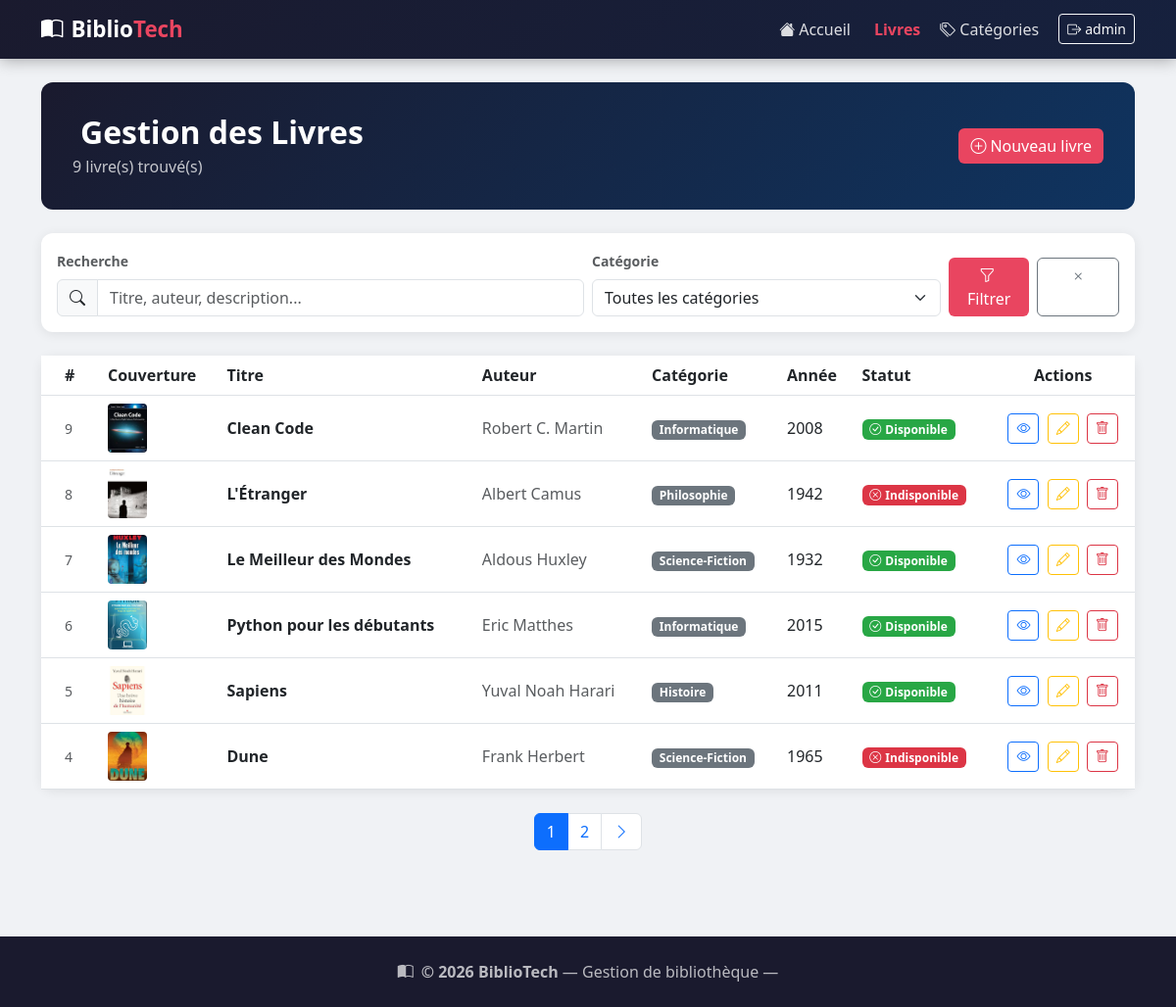
/livres/ (signed in), run on the app's committed database.
### livres/models.py (models this page shows, shortened)
class Livre(models.Model):
    titre = models.CharField(max_length=200, verbose_name="Titre")
    auteur = models.CharField(max_length=150, verbose_name="Auteur")
    categorie = models.ForeignKey(
        Categorie,
        on_delete=models.SET_NULL,
        null=True,
        blank=True,
        related_name='livres',
        verbose_name="Catégorie"
    )
    annee_publication = models.PositiveIntegerField(verbose_name="Année de publication")
    description = models.TextField(blank=True, verbose_name="Description")
    couverture = models.ImageField(
        upload_to='couvertures/',
        null=True,
        blank=True,
        verbose_name="Image de couverture"
    )
    disponible = models.BooleanField(default=True, verbose_name="Disponible")
    date_ajout = models.DateTimeField(auto_now_add=True)
    class Meta:
        verbose_name = "Livre"
        ordering = ['-date_ajout']

class Categorie(models.Model):
    nom = models.CharField(max_length=100, verbose_name="Nom de la catégorie")
    class Meta:
        verbose_name = "Catégorie"
        ordering = ['nom']

### livres/views.py (the view)
# urls.py: path('livres/', views.liste_livres, name='liste_livres'),
@login_required
def liste_livres(request):
    query = request.GET.get('q', '')
    categorie_id = request.GET.get('categorie', '')
    livres = Livre.objects.select_related('categorie').all()
    if query:
        livres = livres.filter(
            Q(titre__icontains=query) |
            Q(auteur__icontains=query) |
            Q(description__icontains=query)
        )
    if categorie_id:
        livres = livres.filter(categorie_id=categorie_id)
    paginator = Paginator(livres, 6)
    page_number = request.GET.get('page')
    page_obj = paginator.get_page(page_number)
    categories = Categorie.objects.all()
    context = {
        'page_obj': page_obj,
        'query': query,
        'categories': categories,
        'categorie_id': categorie_id,
    }
    return render(request, 'livres/liste_livres.html', context)

### livres/templates/livres/liste_livres.html (shortened to what this page needs)
{% extends 'livres/base.html' %}
{% block content %}
<div class="page-header d-flex justify-content-between align-items-center flex-wrap gap-2">
    <div>
        <h2 class="mb-1 fw-bold">Gestion des Livres</h2>
        <p class="mb-0 opacity-75">{{ page_obj.paginator.count }} livre(s) trouvé(s)</p>
    </div>
    <a href="{% url 'ajouter_livre' %}" class="btn btn-accent">
        <i class="bi bi-plus-circle me-1"></i>Nouveau livre
    </a>
</div>
<div class="card mb-4 p-3">
    <form method="GET" class="row g-2 align-items-end">
        <div class="col-md-6">
            <label class="form-label small fw-semibold text-muted">Recherche</label>
            <div class="input-group">
                <span class="input-group-text"><i class="bi bi-search"></i></span>
                <input type="text" name="q" class="form-control" placeholder="Titre, auteur, description..." value="{{ query }}">
            </div>
        </div>
        <div class="col-md-4">
            <label class="form-label small fw-semibold text-muted">Catégorie</label>
            <select name="categorie" class="form-select">
                <option value="">Toutes les catégories</option>
            </select>
        </div>
        <div class="col-md-2 d-flex gap-2">
            <button type="submit" class="btn btn-accent w-100"><i class="bi bi-funnel me-1"></i>Filtrer</button>
            <a href="{% url 'liste_livres' %}" class="btn btn-outline-secondary w-100"><i class="bi bi-x"></i></a>
        </div>
    </form>
</div>
{% if page_obj %}
<div class="card">
    <div class="table-responsive">
        <table class="table table-hover align-middle mb-0">
            <thead style="background: #1a1a2e; color: white;">
                <tr>
                    <th class="ps-4" style="width: 60px;">#</th>
                    <th>Couverture</th>
                    <th>Titre</th>
                    <th>Auteur</th>
                    <th>Catégorie</th>
                    <th>Année</th>
                    <th>Statut</th>
                    <th class="text-center">Actions</th>
                </tr>
            </thead>
            <tbody>
                {% for livre in page_obj %}
                <tr>
                    <td class="ps-4 text-muted small">{{ livre.pk }}</td>
                    <td>
                        {% if livre.couverture %}
                        <img src="{{ livre.couverture.url }}" alt="" style="width:40px; height:50px; object-fit:cover; border-radius:4px;">
                        {% else %}
                        <div style="width:40px; height:50px; background: linear-gradient(135deg,#1a1a2e,#0f3460); border-radius:4px; display:flex; align-items:center; justify-content:center;">
                            <i class="bi bi-book text-white" style="font-size:1rem;"></i>
                        </div>
                        {% endif %}
                    </td>
                    <td><strong>{{ livre.titre }}</strong></td>
                    <td class="text-muted">{{ livre.auteur }}</td>
                    <td>
                        {% if livre.categorie %}
                        <span class="badge bg-secondary">{{ livre.categorie.nom }}</span>
                        {% else %}<span class="text-muted small">—</span>{% endif %}
                    </td>
                    <td>{{ livre.annee_publication }}</td>
                    <td>
                        {% if livre.disponible %}
                        <span class="badge badge-disponible"><i class="bi bi-check-circle me-1"></i>Disponible</span>
                        {% else %}
                        <span class="badge badge-indisponible"><i class="bi bi-x-circle me-1"></i>Indisponible</span>
                        {% endif %}
                    </td>
                    <td class="text-center">
                        <a href="{% url 'detail_livre' livre.pk %}" class="btn btn-sm btn-outline-primary me-1" title="Détail"><i class="bi bi-eye"></i></a>
                        <a href="{% url 'modifier_livre' livre.pk %}" class="btn btn-sm btn-outline-warning me-1" title="Modifier"><i class="bi bi-pencil"></i></a>
                        <a href="{% url 'supprimer_livre' livre.pk %}" class="btn btn-sm btn-outline-danger" title="Supprimer"><i class="bi bi-trash"></i></a>
                    </td>
                </tr>
                {% endfor %}
            </tbody>
        </table>
    </div>
</div>
{% if page_obj.has_other_pages %}
<nav class="mt-4 d-flex justify-content-center">
    <ul class="pagination">
        {% for num in page_obj.paginator.page_range %}
        <li class="page-item {% if page_obj.number == num %}active{% endif %}">
            <a class="page-link" href="?page={{ num }}&q={{ query }}&categorie={{ categorie_id }}">{{ num }}</a>
        </li>
        {% endfor %}
        {% if page_obj.has_next %}
        <li class="page-item"><a class="page-link" href="?page={{ page_obj.next_page_number }}&q={{ query }}&categorie={{ categorie_id }}"><i class="bi bi-chevron-right"></i></a></li>
        {% endif %}
    </ul>
</nav>
{% endif %}
{% else %}
<div class="text-center py-5">
    <i class="bi bi-inbox" style="font-size: 4rem; color: #ccc;"></i>
    <h4 class="mt-3 text-muted">Aucun livre trouvé</h4>
    <a href="{% url 'ajouter_livre' %}" class="btn btn-accent mt-2"><i class="bi bi-plus-circle me-1"></i>Ajouter le premier livre</a>
</div>
{% endif %}
{% endblock %}

### livres/templates/livres/base.html (shortened to what this page needs)
<!DOCTYPE html>
<html lang="fr">
<head>
    <link href="https://cdn.jsdelivr.net/npm/bootstrap@5.3.0/dist/css/bootstrap.min.css" rel="stylesheet">
    <link href="https://cdn.jsdelivr.net/npm/bootstrap-icons@1.11.0/font/bootstrap-icons.css" rel="stylesheet">
</head>
<body>
<nav class="navbar navbar-expand-lg navbar-dark">
    <div class="container">
        <a class="navbar-brand" href="{% url 'accueil' %}">
            <i class="bi bi-book-half me-2"></i>Biblio<span>Tech</span>
        </a>
        <div class="collapse navbar-collapse" id="navMenu">
            <ul class="navbar-nav ms-auto align-items-center gap-1">
                {% if user.is_authenticated %}
                <li class="nav-item"><a class="nav-link {% if request.resolver_match.url_name == 'accueil' %}active{% endif %}" href="{% url 'accueil' %}"><i class="bi bi-house-fill me-1"></i>Accueil</a></li>
                <li class="nav-item"><a class="nav-link {% if 'livres' in request.resolver_match.url_name %}active{% endif %}" href="{% url 'liste_livres' %}">Livres</a></li>
                <li class="nav-item"><a class="nav-link {% if 'categorie' in request.resolver_match.url_name %}active{% endif %}" href="{% url 'liste_categories' %}"><i class="bi bi-tags me-1"></i>Catégories</a></li>
                <li class="nav-item ms-2">
                    <a class="btn btn-sm btn-outline-light" href="{% url 'login' %}">
                        <i class="bi bi-box-arrow-right me-1"></i>{{ user.username }}
                    </a>
                </li>
                {% else %}
                <li class="nav-item"><a class="btn btn-accent btn-sm" href="{% url 'login' %}"><i class="bi bi-person-fill me-1"></i>Connexion</a></li>
                {% endif %}
            </ul>
        </div>
    </div>
</nav>
<div class="container py-4">
    {% block content %}{% endblock %}
</div>
<footer class="text-center">
    <div class="container">
        <p class="mb-0"><i class="bi bi-book-half me-2"></i><strong>© 2026 BiblioTech</strong>  — Gestion de bibliothèque — </p>
    </div>
</footer>
</body>
</html>

### livres/templates/livres/base.html (style rules this page uses)
:root { --primary: #1a1a2e; --secondary: #16213e; --accent: #e94560; --accent2: #0f3460; --light-bg: #f8f9fa; }
body { background-color: #f0f2f5; font-family: 'Segoe UI', sans-serif; }
.navbar { background: linear-gradient(135deg, var(--primary), var(--secondary)) !important; box-shadow: 0 2px 15px rgba(0,0,0,0.3); }
.navbar-brand { font-weight: 800; font-size: 1.4rem; color: white !important; }
.navbar-brand span { color: var(--accent); }
.nav-link { color: rgba(255,255,255,0.85) !important; transition: color 0.2s; }
.nav-link.active { color: var(--accent) !important; font-weight: 600; }
.btn-accent { background: var(--accent); color: white; border: none; }
.card { border: none; border-radius: 12px; box-shadow: 0 2px 12px rgba(0,0,0,0.08); transition: transform 0.2s, box-shadow 0.2s; }
.page-header { background: linear-gradient(135deg, var(--primary), var(--accent2)); color: white; padding: 2rem; border-radius: 12px; margin-bottom: 1.5rem; }
.badge-disponible { background: #28a745; }
.badge-indisponible { background: #dc3545; }
footer { background: var(--primary); color: rgba(255,255,255,0.7); padding: 1.5rem 0; margin-top: 3rem; }

### data on the page
Livre: pk "9", couverture (picture), titre "Clean Code", auteur "Robert C. Martin", categorie.nom "Informatique", annee_publication "2008", disponible True (drawn)
Livre: pk "8", couverture (picture), titre "L'Étranger", auteur "Albert Camus", categorie.nom "Philosophie", annee_publication "1942", disponible False (drawn)
Livre: pk "7", couverture (picture), titre "Le Meilleur des Mondes", auteur "Aldous Huxley", categorie.nom "Science-Fiction", annee_publication "1932", disponible True (drawn)
Livre: pk "6", couverture (picture), titre "Python pour les débutants", auteur "Eric Matthes", categorie.nom "Informatique", annee_publication "2015", disponible True (drawn)
Livre: pk "5", couverture (picture), titre "Sapiens", auteur "Yuval Noah Harari", categorie.nom "Histoire", annee_publication "2011", disponible True (drawn)
Livre: pk "4", couverture (picture), titre "Dune", auteur "Frank Herbert", categorie.nom "Science-Fiction", annee_publication "1965", disponible False (drawn)

### other printed values
{{ user.username }} "admin"
{{ page_obj.paginator.count }} "9"
{{ num }} "1" "2"
